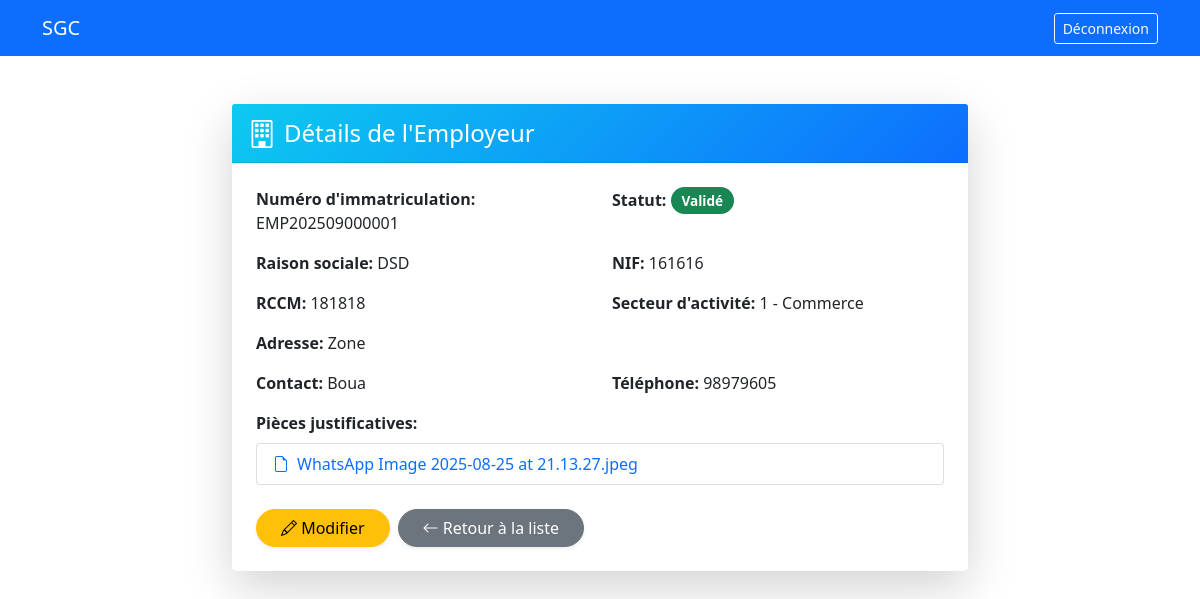
Page /employeurs/1/ (signed in) on the committed database.
### core/models.py (models this page shows, shortened)
class Employeur(models.Model):
    STATUT_CHOICES = (
        ('prospecte', 'Prospecté'),
        ('dossier_soumis', 'Dossier Soumis'),
        ('en_cours', 'En Cours de Validation'),
        ('valide', 'Validé'),
        ('rejete', 'Rejeté'),
    )
    numero_immatriculation = models.CharField(max_length=20, unique=True, blank=True)
    raison_sociale = models.CharField(max_length=200)
    nif = models.CharField(max_length=50, unique=True)
    rccm = models.CharField(max_length=50, unique=True)
    secteur_activite = models.ForeignKey(SecteurActivite, on_delete=models.PROTECT)
    region = models.ForeignKey(Region, on_delete=models.PROTECT)
    adresse = models.TextField()
    latitude = models.DecimalField(max_digits=9, decimal_places=6, null=True, blank=True)
    longitude = models.DecimalField(max_digits=9, decimal_places=6, null=True, blank=True)
    contact_nom = models.CharField(max_length=100)
    contact_email = models.EmailField()
    contact_telephone = models.CharField(max_length=20)
    statut = models.CharField(max_length=20, choices=STATUT_CHOICES, default='prospecte')
    motif_rejet = models.TextField(blank=True)
    date_creation = models.DateTimeField(auto_now_add=True)
    date_validation = models.DateTimeField(null=True, blank=True)
    agent = models.ForeignKey(CustomUser, on_delete=models.PROTECT, related_name='employeurs_crees')
    validated_by = models.ForeignKey(CustomUser, on_delete=models.PROTECT, null=True, blank=True, related_name='employeurs_valides')

class SecteurActivite(models.Model):
    code = models.CharField(max_length=10, unique=True)
    nom = models.CharField(max_length=100)
    description = models.TextField(blank=True)
    def __str__(self):
        return f"{self.code} - {self.nom}"

class PieceJustificative(models.Model):
    employeur = models.ForeignKey(Employeur, on_delete=models.CASCADE, related_name='pieces_justificatives')
    nom = models.CharField(max_length=100)
    fichier = models.FileField(upload_to='pieces_justificatives/%Y/%m/')
    date_upload = models.DateTimeField(auto_now_add=True)

### core/views.py (the view)
# urls.py: path('employeurs/<int:pk>/', views.employeur_detail, name='employeur_detail'),
@login_required
def employeur_detail(request, pk):
    employeur = get_object_or_404(Employeur, pk=pk)
    pieces = employeur.pieces_justificatives.all()
    return render(request, 'employeur_detail.html', {
        'employeur': employeur,
        'pieces': pieces
    })

### templates/employeur_detail.html (shortened to what this page needs)
{% extends "base.html" %}
{% block content %}
<div class="row justify-content-center mt-5">
    <div class="col-md-8">
        <div class="card shadow-lg border-0 rounded-4">
            <div class="card-header bg-gradient-info text-white rounded-top-4 d-flex align-items-center">
                <i class="bi bi-building me-2 fs-3"></i>
                <h4 class="mb-0">Détails de l'Employeur</h4>
            </div>
            <div class="card-body p-4">
                <div class="row mb-3">
                    <div class="col-md-6"><strong>Numéro d'immatriculation:</strong> {{ employeur.numero_immatriculation }}</div>
                    <div class="col-md-6">
                        <strong>Statut:</strong>
                        <span class="badge rounded-pill bg-{% if employeur.statut == 'valide' %}success{% elif employeur.statut == 'rejete' %}danger{% else %}warning text-dark{% endif %}">
                            {{ employeur.get_statut_display }}
                        </span>
                    </div>
                </div>
                <div class="row mb-3">
                    <div class="col-md-6"><strong>Raison sociale:</strong> {{ employeur.raison_sociale }}</div>
                    <div class="col-md-6"><strong>NIF:</strong> {{ employeur.nif }}</div>
                </div>
                <div class="row mb-3">
                    <div class="col-md-6"><strong>RCCM:</strong> {{ employeur.rccm }}</div>
                    <div class="col-md-6"><strong>Secteur d'activité:</strong> {{ employeur.secteur_activite }}</div>
                </div>
                <div class="row mb-3">
                    <div class="col-12"><strong>Adresse:</strong> {{ employeur.adresse }}</div>
                </div>
                <div class="row mb-3">
                    <div class="col-md-6"><strong>Contact:</strong> {{ employeur.contact_nom }}</div>
                    <div class="col-md-6"><strong>Téléphone:</strong> {{ employeur.contact_telephone }}</div>
                </div>
                {% if pieces %}
                <div class="row mb-3">
                    <div class="col-12">
                        <strong>Pièces justificatives:</strong>
                        <ul class="list-group mt-2">
                            {% for piece in pieces %}
                            <li class="list-group-item d-flex align-items-center">
                                <i class="bi bi-file-earmark me-2 text-primary"></i>
                                <a href="{{ piece.fichier.url }}" target="_blank" class="text-decoration-none">
                                    {{ piece.nom }}
                                </a>
                            </li>
                            {% endfor %}
                        </ul>
                    </div>
                </div>
                {% endif %}
                <div class="mt-4 d-flex gap-2">
                    <a href="{% url 'employeur_update' employeur.pk %}" class="btn btn-warning rounded-pill shadow-sm px-4">
                        <i class="bi bi-pencil"></i> Modifier
                    </a>
                    <a href="{% url 'employeur_list' %}" class="btn btn-secondary rounded-pill shadow-sm px-4">
                        <i class="bi bi-arrow-left"></i> Retour à la liste
                    </a>
                </div>
            </div>
        </div>
    </div>
</div>
{% endblock %}

### templates/base.html (shortened to what this page needs)
<!DOCTYPE html>
<html lang="fr">
<head>
    <link href="https://cdn.jsdelivr.net/npm/bootstrap@5.1.3/dist/css/bootstrap.min.css" rel="stylesheet">
    <link href="https://cdn.jsdelivr.net/npm/bootstrap-icons@1.7.2/font/bootstrap-icons.css" rel="stylesheet">
</head>
<body>
    <nav class="navbar navbar-expand-lg navbar-dark bg-primary">
        <div class="container">
            <a class="navbar-brand" href="{% url 'dashboard' %}">SGC</a>
            <div class="navbar-nav ms-auto">
                {% if user.is_authenticated %}
                <a class="btn btn-outline-light btn-sm" href="{% url 'logout' %}">Déconnexion</a>
                {% endif %}
            </div>
        </div>
    </nav>
    <div class="container mt-4">
        {% block content %}
        {% endblock %}
    </div>
</body>
</html>

### templates/employeur_detail.html (style rules this page uses)
.bg-gradient-info { background: linear-gradient(135deg, #0dcaf0, #0d6efd); }
.card { transition: transform 0.2s ease, box-shadow 0.2s ease; }
.badge { font-size: 0.85rem; padding: 0.5em 0.8em; }
.list-group-item { transition: background-color 0.2s ease; }
.btn { transition: all 0.3s ease; }

### rows in the picture
Employeur: numero_immatriculation "EMP202509000001", statut "Validé", raison_sociale "DSD", nif "161616", rccm "181818", secteur_activite "1 - Commerce", adresse "Zone", contact_nom "Boua", contact_telephone "98979605"
PieceJustificative: nom "WhatsApp Image 2025-08-25 at 21.13.27.jpeg"
